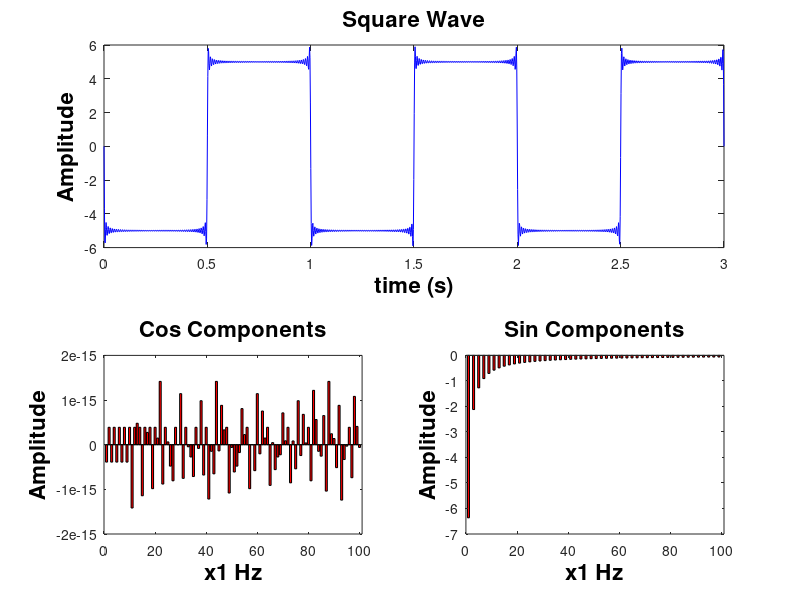

Recreate this plot in MATLAB.
% USAGE: square_wave_project ([T, [num, [max, [min, [start, [state]]]]]])

function [] = square_wave_project (varargin)	
	% if there is more coputing power, increase these
	periods = 3;	% number of periods to display
	points = 500;	% number of points each second, recommend at least 500
	
	% get the default values for unstated options
	[T, num, max, min, start, state] = get_default_options(varargin)
	
	t = linspace(start, start+periods*T, points*periods*T);
	[f, aN, bN] = make_square_wave(T, num, max, min, start, state, t);
	
	visualization(f, t, aN, bN, 1/T);
end

function [T, num, max, min, start, state] = get_default_options (varargin)
	T_default = 1;		% period
	num_default = 100;	% number of addends to compute
	max_default = 5;	% high value
	min_default = -5;	% low value
	start_default = 0;	% starting time	
	state_default = 0;	% starting state (1 or 0)
	
	% only want 6 optional inputs at most
	numvarargs = length(varargin{1});
	if numvarargs > 6
    error('square_wave_project:TooManyInputs', ...
        'requires at most 6 optional inputs');
	end
	
	% set defaults for optional inputs
	optargs = {T_default, num_default, max_default, min_default, start_default, state_default};
	
	% overwrite the default values with input values
	optargs(1:numvarargs) = varargin{1};

	% place optional args in memorable variable names
	[T, num, max, min, start, state] = optargs{:};
end

function [f, aN, bN] = make_square_wave (T, num, max, min, start, state, t)
	% f1=max if state=1, f1=min if state=0
	f1 = mod(state, 2)*max + (1 - mod(state, 2))*min;
	f2 = mod(state, 2)*min + (1 - mod(state, 2))*max;
    w = 2*pi/T;
	
	% initialize f with the first coefficient
	a0 = (max + min)/2;
	for i=1 : length(t)
		f(i) = a0;
	end
	
	% calculate the coefficient for the addends
	for(i=1 : num)
		aN(i) = 2*(f1-f2)*(sin(i*w*(start+T/2))-sin(i*w*start))/(w*i*T);
		bN(i) = -2*(f1-f2)*(cos(i*w*(start+T/2))-cos(i*w*start))/(w*i*T);
		for j=1 : length(t)
			cos_component(i, j) = aN(i)*cos(i*w*t(j));
			sin_component(i, j) = bN(i)*sin(i*w*t(j));
			f(j) = f(j) + cos_component(i, j) + sin_component(i, j);
		end
	end
end

function [] = visualization (f, t, aN, bN, freq)
	figure(1);
    clf;
    hold on;
    grid on;
	
	vert=2;
	horz=2;
	
	subplot(vert, horz, [1,2]);
	plot(t, f, 'b-');
	title('Square Wave','FontSize',16,'FontWeight','bold','Color','k');
	xlabel('time (s)','FontSize',16,'FontWeight','bold','Color','k');
	ylabel('Amplitude','FontSize',16,'FontWeight','bold','Color','k');
	
	step = 1 : 1 : size(aN, 2);	% start : step : stop
	
	subplot(vert, horz, 3);
	bar(step, aN, 'r');
	% this one only works for Octave
	% axis([0 size(aN, 2)]);
	xlim([0 size(aN, 2)+1]);
	title('Cos Components','FontSize',16,'FontWeight','bold','Color','k');
	xlabel(['x', num2str(freq), ' Hz'],'FontSize',16,'FontWeight','bold','Color','k');
	ylabel('Amplitude','FontSize',16,'FontWeight','bold','Color','k');
	
	subplot(vert, horz, 4);
	bar(step, bN, 'r');
	% this one only works for Octave
	% axis([0 size(bN, 2)]);
	xlim([0 size(bN, 2)+1]);
	title('Sin Components','FontSize',16,'FontWeight','bold','Color','k');
	xlabel(['x', num2str(freq), ' Hz'],'FontSize',16,'FontWeight','bold','Color','k');
	ylabel('Amplitude','FontSize',16,'FontWeight','bold','Color','k');
end
